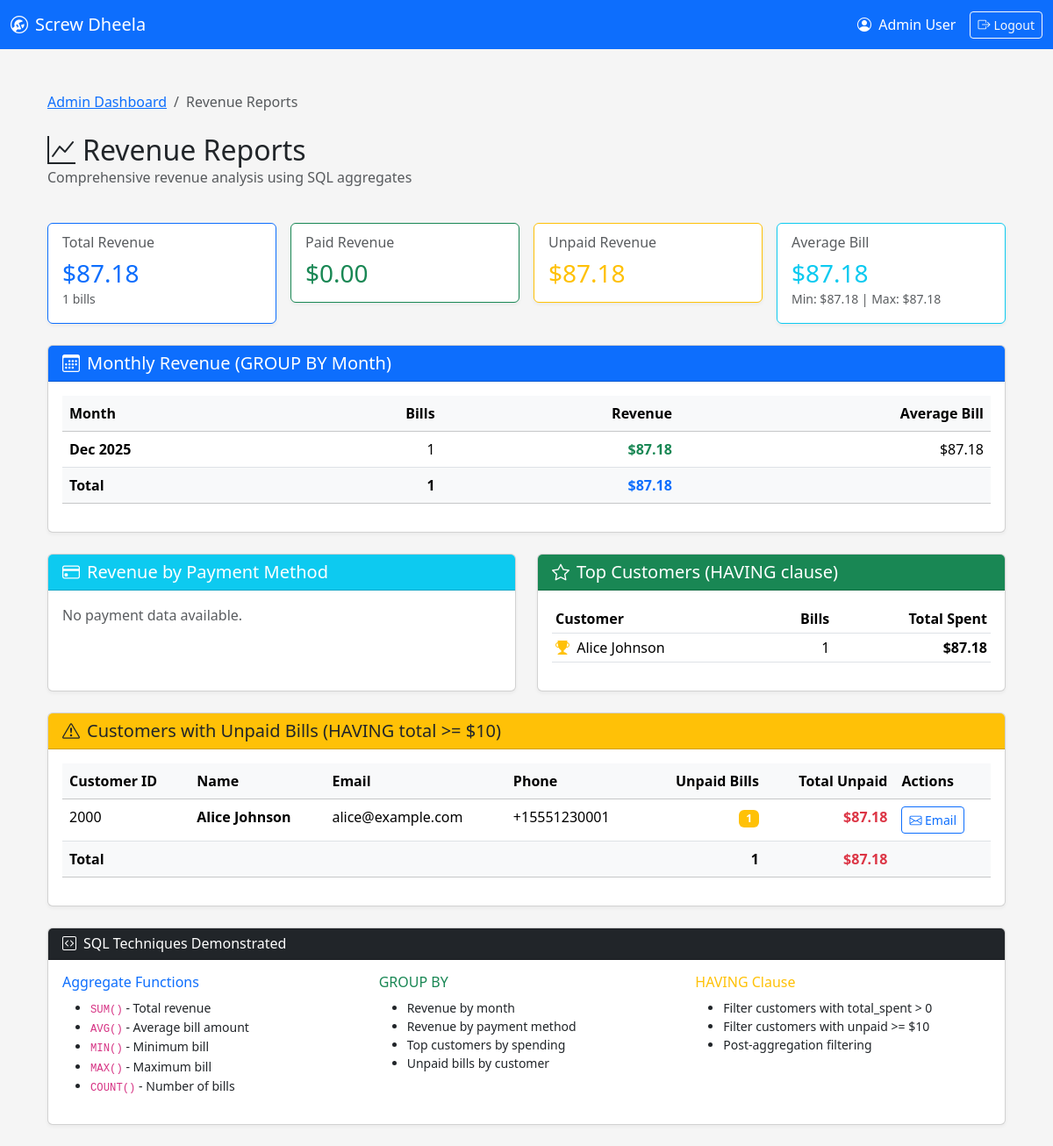
Screenshot of /public/reports/revenue.php (signed in) with the database file from the repository.
### tables this page shows
CREATE TABLE IF NOT EXISTS customers (
    customer_id       INT AUTO_INCREMENT PRIMARY KEY,
    name              VARCHAR(100) NOT NULL,
    phone             VARCHAR(20) UNIQUE,
    email             VARCHAR(100),
    address           VARCHAR(255),
    password_hash     VARCHAR(255),              
    is_email_verified TINYINT(1) DEFAULT 0,
    created_at        DATETIME DEFAULT CURRENT_TIMESTAMP
);

### public/reports/revenue.php (the view, shortened to what the rows shown need)
<?php
require_once '../../config/db.php';
require_once '../../includes/header.php';
$monthly_query = "SELECT
                    YEAR(bill_date) as year,
                    MONTH(bill_date) as month,
                    DATE_FORMAT(bill_date, '%Y-%m') as month_key,
                    DATE_FORMAT(bill_date, '%b %Y') as month_name,
                    COUNT(*) as bill_count,
                    SUM(total_amount) as revenue,
                    AVG(total_amount) as avg_bill
                FROM bills
                GROUP BY YEAR(bill_date), MONTH(bill_date), DATE_FORMAT(bill_date, '%Y-%m'), DATE_FORMAT(bill_date, '%b %Y')
                ORDER BY year DESC, month DESC
                LIMIT 12";
$monthly_result = $conn->query($monthly_query);
$monthly_data = [];
while ($row = $monthly_result->fetch_assoc()) {
    $monthly_data[] = $row;
}
$top_customers_query = "SELECT
                            c.customer_id,
                            c.name,
                            c.email,
                            c.phone,
                            COUNT(DISTINCT b.bill_id) as bill_count,
                            SUM(b.total_amount) as total_spent,
                            AVG(b.total_amount) as avg_per_bill
                        FROM customers c
                        JOIN appointments a ON c.customer_id = a.customer_id
                        JOIN jobs j ON a.appointment_id = j.appointment_id
                        JOIN bills b ON j.job_id = b.job_id
                        GROUP BY c.customer_id, c.name, c.email, c.phone
                        HAVING SUM(b.total_amount) > 0
                        ORDER BY total_spent DESC
                        LIMIT 10";
$top_customers_result = $conn->query($top_customers_query);
$top_customers = [];
while ($row = $top_customers_result->fetch_assoc()) {
    $top_customers[] = $row;
}
$unpaid_query = "SELECT
                    c.customer_id,
                    c.name,
                    c.email,
                    c.phone,
                    COUNT(b.bill_id) as unpaid_count,
                    SUM(b.total_amount) as total_unpaid
                FROM customers c
                JOIN appointments a ON c.customer_id = a.customer_id
                JOIN jobs j ON a.appointment_id = j.appointment_id
                JOIN bills b ON j.job_id = b.job_id
                WHERE b.payment_status = 'unpaid'
                GROUP BY c.customer_id, c.name, c.email, c.phone
                HAVING SUM(b.total_amount) >= 10
                ORDER BY total_unpaid DESC";
$unpaid_result = $conn->query($unpaid_query);
$unpaid_customers = [];
while ($row = $unpaid_result->fetch_assoc()) {
    $unpaid_customers[] = $row;
}
?>
<div class="container-fluid py-4">
    <div class="row mb-4">
        <div class="col-12">
            <h2 class="mb-0">
                <i class="bi bi-graph-up me-2"></i>Revenue Reports
            </h2>
        </div>
    </div>
    <div class="row mb-4">
        <div class="col-12">
            <div class="card">
                <div class="card-body">
                    <?php if (empty($monthly_data)): ?>
                        <p class="text-muted">No revenue data available.</p>
                    <?php else: ?>
                        <div class="table-responsive">
                            <table class="table table-hover">
                                <thead class="table-light">
                                    <tr>
                                        <th>Month</th>
                                        <th class="text-end">Bills</th>
                                        <th class="text-end">Revenue</th>
                                        <th class="text-end">Average Bill</th>
                                    </tr>
                                </thead>
                                <tfoot class="table-light">
                                    <tr>
                                        <th>Total</th>
                                        <th class="text-end">
                                            <?php echo array_sum(array_column($monthly_data, 'bill_count')); ?>
                                        </th>
                                        <th class="text-end">
                                            <strong class="text-primary">
                                                $<?php echo number_format(array_sum(array_column($monthly_data, 'revenue')), 2); ?>
                                            </strong>
                                        </th>
                                        <th></th>
                                    </tr>
                                </tfoot>
                            </table>
                        </div>
                    <?php endif; ?>
                </div>
            </div>
        </div>
    </div>
    <div class="row mb-4">
        <div class="col-md-6">
            <div class="card h-100">
                <div class="card-body">
                    <?php if (empty($top_customers)): ?>
                        <p class="text-muted">No customer data available.</p>
                    <?php else: ?>
                        <div class="table-responsive">
                            <table class="table table-sm">
                                <thead>
                                    <tr>
                                        <th>Customer</th>
                                        <th class="text-end">Bills</th>
                                        <th class="text-end">Total Spent</th>
                                    </tr>
                                </thead>
                                <tbody>
                                    <?php foreach ($top_customers as $index => $customer): ?>
                                        <tr>
                                            <td>
                                                <?php if ($index < 3): ?>
                                                    <i class="bi bi-trophy-fill text-warning me-1"></i>
                                                <?php endif; ?>
                                                <?php echo htmlspecialchars($customer['name']); ?>
                                            </td>
                                            <td class="text-end"><?php echo $customer['bill_count']; ?></td>
                                            <td class="text-end">
                                                <strong>$<?php echo number_format($customer['total_spent'], 2); ?></strong>
                                            </td>
                                        </tr>
                                    <?php endforeach; ?>
                                </tbody>
                            </table>
                        </div>
                    <?php endif; ?>
                </div>
            </div>
        </div>
    </div>
    <div class="row mb-4">
        <div class="col-12">
            <div class="card">
                <div class="card-body">
                    <?php if (empty($unpaid_customers)): ?>
                        <div class="alert alert-success">
                            <i class="bi bi-check-circle me-2"></i>
                            No significant unpaid bills found! All customers are up to date.
                        </div>
                    <?php else: ?>
                        <div class="table-responsive">
                            <table class="table table-hover">
                                <thead class="table-light">
                                    <tr>
                                        <th>Customer ID</th>
                                        <th>Name</th>
                                        <th>Email</th>
                                        <th>Phone</th>
                                        <th class="text-end">Unpaid Bills</th>
                                        <th class="text-end">Total Unpaid</th>
                                        <th>Actions</th>
                                    </tr>
                                </thead>
                                <tbody>
                                    <?php foreach ($unpaid_customers as $customer): ?>
                                        <tr>
                                            <td><?php echo $customer['customer_id']; ?></td>
                                            <td><strong><?php echo htmlspecialchars($customer['name']); ?></strong></td>
                                            <td><?php echo htmlspecialchars($customer['email']); ?></td>
                                            <td><?php echo htmlspecialchars($customer['phone']); ?></td>
                                            <td class="text-end">
                                                <span class="badge bg-warning"><?php echo $customer['unpaid_count']; ?></span>
                                            </td>
                                            <td class="text-end">
                                                <strong class="text-danger">
                                                    $<?php echo number_format($customer['total_unpaid'], 2); ?>
                                                </strong>
                                            </td>
                                            <td>
                                                <a href="mailto:<?php echo htmlspecialchars($customer['email']); ?>"
                                                   class="btn btn-sm btn-outline-primary">
                                                    <i class="bi bi-envelope"></i> Email
                                                </a>
                                            </td>
                                        </tr>
                                    <?php endforeach; ?>
                                </tbody>
                                <tfoot class="table-light">
                                    <tr>
                                        <th colspan="4">Total</th>
                                        <th class="text-end">
                                            <?php echo array_sum(array_column($unpaid_customers, 'unpaid_count')); ?>
                                        </th>
                                        <th class="text-end">
                                            <strong class="text-danger">
                                                $<?php echo number_format(array_sum(array_column($unpaid_customers, 'total_unpaid')), 2); ?>
                                            </strong>
                                        </th>
                                        <th></th>
                                    </tr>
                                </tfoot>
                            </table>
                        </div>
                    <?php endif; ?>
                </div>
            </div>
        </div>
    </div>
</div>
<?php require_once '../../includes/footer.php'; ?>

### rows the page displays
customers: name "Alice Johnson", bill_count "1", total_spent "87.18", customer_id "2000", email "alice@example.com", phone "+15551230001", unpaid_count "1", total_unpaid "87.18"

### other values shown
$_SESSION['staff_name'] "Admin User"
$stats['total_revenue'] "87.18"
$stats['total_bills'] "1"
$stats['paid_revenue'] "0.00"
$stats['unpaid_revenue'] "87.18"
$stats['avg_bill_amount'] "87.18"
$stats['min_bill'] "87.18"
$stats['max_bill'] "87.18"
$month['month_name'] "Dec 2025"
$month['bill_count'] "1"
$month['revenue'] "87.18"
$month['avg_bill'] "87.18"
array_sum(array_column($monthly_data, 'bill_count')) "1"
array_sum(array_column($monthly_data, 'revenue')) "87.18"
array_sum(array_column($unpaid_customers, 'unpaid_count')) "1"
